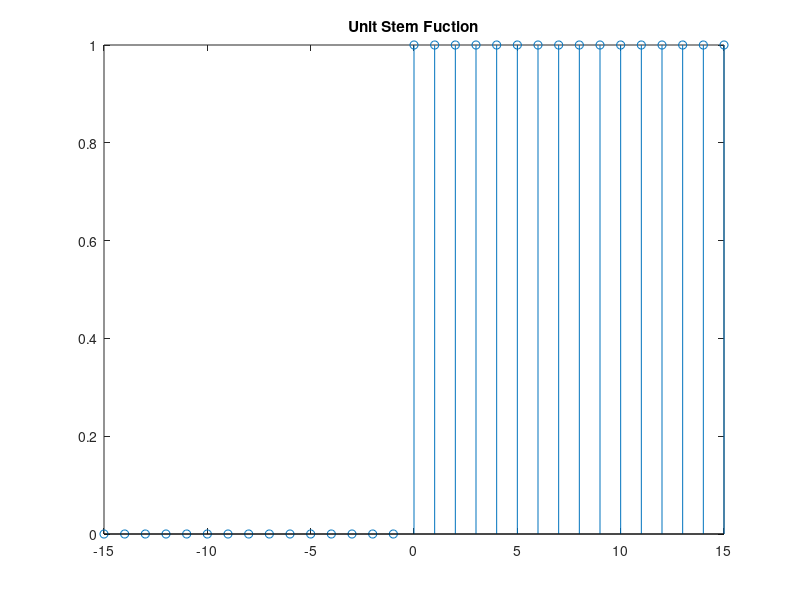

The MATLAB script that drew this image:
%% Experiment 9

%% Unit Step Function

y = -15:15;
x = zeros(size(y));

for i = 1:length(y)
    if y(i)<0
        x(i) = 0;
    else x(i) = 1;
    end
end

stem(y,x),title('Unit Stem Fuction')
        
